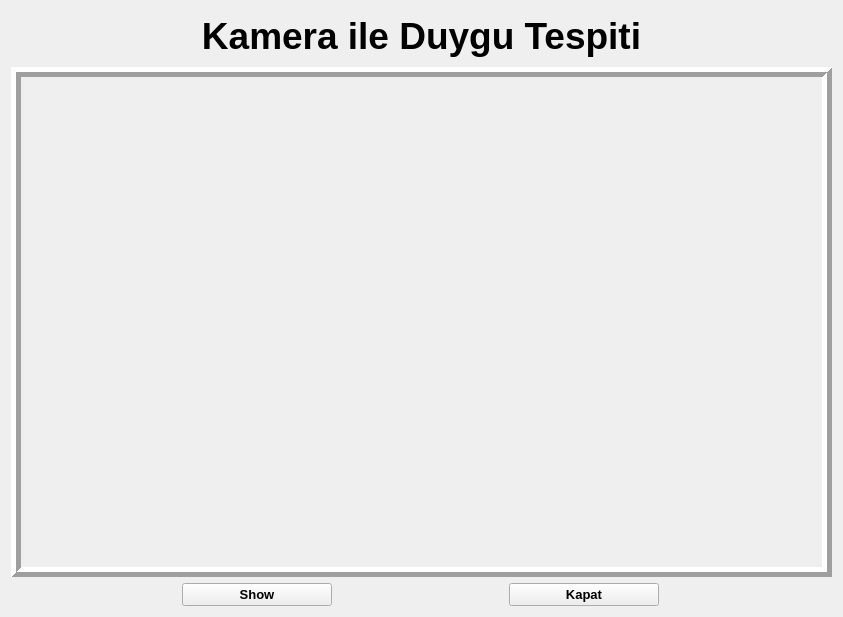
<?xml version="1.0" encoding="UTF-8"?>
<ui version="4.0">
 <class>Form</class>
 <widget class="QWidget" name="Form">
  <property name="geometry">
   <rect>
    <x>0</x>
    <y>0</y>
    <width>843</width>
    <height>617</height>
   </rect>
  </property>
  <property name="windowTitle">
   <string>Form</string>
  </property>
  <property name="styleSheet">
   <string notr="true">background-color: rgb(239, 239, 239);</string>
  </property>
  <layout class="QVBoxLayout" name="verticalLayout">
   <item>
    <widget class="QLabel" name="label_2">
     <property name="maximumSize">
      <size>
       <width>16777215</width>
       <height>50</height>
      </size>
     </property>
     <property name="font">
      <font>
       <family>MS Sans Serif</family>
       <pointsize>28</pointsize>
       <weight>75</weight>
       <bold>true</bold>
      </font>
     </property>
     <property name="text">
      <string>Kamera ile Duygu Tespiti</string>
     </property>
     <property name="alignment">
      <set>Qt::AlignCenter</set>
     </property>
    </widget>
   </item>
   <item>
    <widget class="QLabel" name="imgLabel">
     <property name="minimumSize">
      <size>
       <width>0</width>
       <height>500</height>
      </size>
     </property>
     <property name="maximumSize">
      <size>
       <width>16777215</width>
       <height>16777215</height>
      </size>
     </property>
     <property name="font">
      <font>
       <family>MS Sans Serif</family>
       <pointsize>20</pointsize>
       <weight>75</weight>
       <bold>true</bold>
      </font>
     </property>
     <property name="layoutDirection">
      <enum>Qt::LeftToRight</enum>
     </property>
     <property name="frameShape">
      <enum>QFrame::Box</enum>
     </property>
     <property name="frameShadow">
      <enum>QFrame::Raised</enum>
     </property>
     <property name="lineWidth">
      <number>5</number>
     </property>
     <property name="text">
      <string/>
     </property>
     <property name="alignment">
      <set>Qt::AlignCenter</set>
     </property>
     <property name="margin">
      <number>0</number>
     </property>
     <property name="textInteractionFlags">
      <set>Qt::NoTextInteraction</set>
     </property>
    </widget>
   </item>
   <item>
    <layout class="QHBoxLayout" name="horizontalLayout">
     <item>
      <widget class="QPushButton" name="btnShow">
       <property name="maximumSize">
        <size>
         <width>150</width>
         <height>16777215</height>
        </size>
       </property>
       <property name="font">
        <font>
         <family>MS Sans Serif</family>
         <pointsize>10</pointsize>
         <weight>75</weight>
         <bold>true</bold>
        </font>
       </property>
       <property name="text">
        <string>Show</string>
       </property>
      </widget>
     </item>
     <item>
      <widget class="QPushButton" name="btnKapat">
       <property name="maximumSize">
        <size>
         <width>150</width>
         <height>16777215</height>
        </size>
       </property>
       <property name="font">
        <font>
         <family>MS Sans Serif</family>
         <pointsize>10</pointsize>
         <weight>75</weight>
         <bold>true</bold>
        </font>
       </property>
       <property name="text">
        <string>Kapat</string>
       </property>
      </widget>
     </item>
    </layout>
   </item>
  </layout>
 </widget>
 <resources/>
 <connections/>
</ui>
